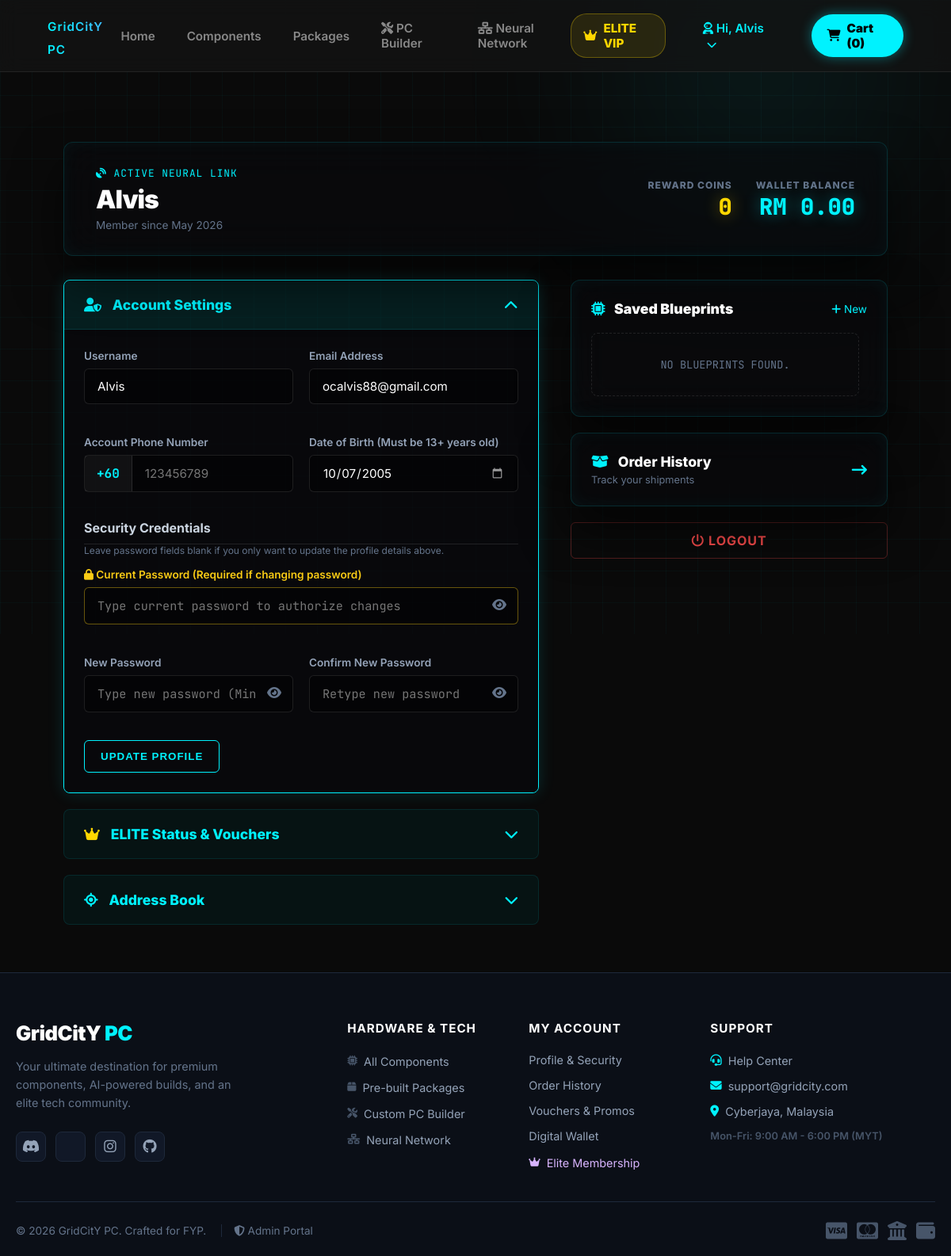
/profile.php (signed in), run on an earlier commit of the app's database.
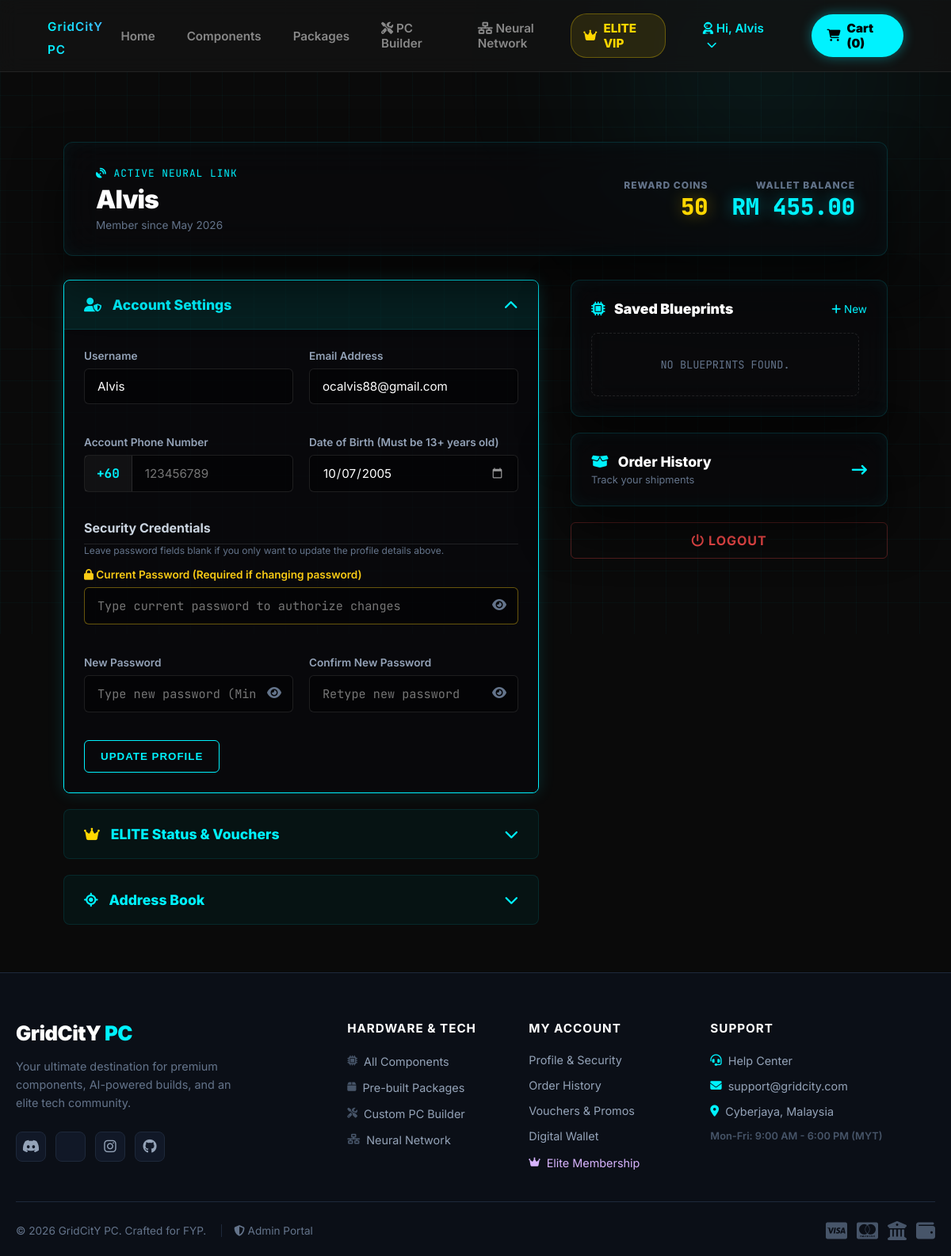
And on a later commit of the database.
### tables this page shows
CREATE TABLE `customers` (
  `customer_id` int(11) NOT NULL,
  `username` varchar(150) DEFAULT NULL,
  `first_name` varchar(50) DEFAULT NULL,
  `last_name` varchar(50) DEFAULT NULL,
  `email` varchar(100) NOT NULL,
  `password` varchar(255) NOT NULL,
  `phone_number` varchar(20) DEFAULT NULL,
  `birthday` date DEFAULT NULL,
  `wallet_balance` decimal(10,2) NOT NULL DEFAULT 0.00,
  `reward_coins` int(11) NOT NULL DEFAULT 0,
  `membership_tier` varchar(20) DEFAULT 'Standard',
  `vip_expiry_date` datetime DEFAULT NULL,
  `auto_renew` tinyint(1) DEFAULT 0,
  `default_shipping_address` text DEFAULT NULL,
  `account_status` varchar(20) DEFAULT 'Active',
  `reset_token` varchar(6) DEFAULT NULL,
  `reset_token_expire` datetime DEFAULT NULL,
  `pref_gamer` int(11) DEFAULT 0,
  `pref_creator` int(11) DEFAULT 0,
  `pref_student` int(11) DEFAULT 0,
  `pref_enthusiast` int(11) DEFAULT 0,
  `created_at` datetime DEFAULT current_timestamp()
);

### profile.php (the view, shortened to what the changed rows need)
<?php
require_once 'config.php';
$customer_id = $_SESSION['customer_id'];
$open_acc = 'account';
$user = $conn->query("SELECT * FROM customers WHERE customer_id = $customer_id")->fetch_assoc();
?>
<!DOCTYPE html>
<html lang="en">
<head>
    <link rel="stylesheet" href="https://cdnjs.cloudflare.com/ajax/libs/font-awesome/6.4.0/css/all.min.css">
    <link rel="stylesheet" href="css/style.css">
</head>
<body>
<?php include 'includes/header.php'; ?>
<div class="dashboard-container">
    <div class="tech-auth-card identity-banner">
        <div class="user-info-large">
            <p><i class="fas fa-satellite-dish"></i> ACTIVE NEURAL LINK</p>
            <h1><?php echo htmlspecialchars($user['username']); ?></h1>
            <div style="font-size: 0.85rem; color: #64748b; margin-top: 5px;">Member since <?php echo date('M Y', strtotime($user['created_at'])); ?></div>
        </div>
        <div class="balance-badge">
            <div class="bal-item coins">
                <span>REWARD COINS</span>
                <h4><?php echo number_format($user['reward_coins']); ?></h4>
            </div>
            <div class="bal-item credits">
                <span>WALLET BALANCE</span>
                <h4>RM <?php echo number_format($user['wallet_balance'], 2); ?></h4>
            </div>
        </div>
    </div>
    <div class="dashboard-grid">
        <div class="main-column">
            <div class="accordion-item <?php echo $open_acc == 'account' ? 'active' : ''; ?>" id="acc-account">
                <div class="accordion-content">
                    <form method="POST">
                        <div style="display: grid; grid-template-columns: 1fr 1fr; gap: 20px;">
                            <div class="tech-input-group">
                                <label class="tech-label">Username</label>
                                <input type="text" name="username" class="tech-input" value="<?php echo htmlspecialchars($user['username']); ?>" pattern="[a-zA-Z0-9_]{3,20}" title="3-20 letters, numbers, or underscores" required>
                            </div>
                            <div class="tech-input-group">
                                <label class="tech-label">Email Address</label>
                                <input type="email" name="email" class="tech-input" value="<?php echo htmlspecialchars($user['email']); ?>" required>
                            </div>
                            <div class="tech-input-group">
    <label class="tech-label">Date of Birth (Must be 13+ years old)</label>
    <?php
        $max_bday = date('Y-m-d', strtotime('-13 years'));
        $min_bday = '1900-01-01';
    ?>
    <input type="date" name="birthday" class="tech-input" value="<?php echo htmlspecialchars($user['birthday']); ?>" min="<?php echo $min_bday; ?>" max="<?php echo $max_bday; ?>">
</div>
                        </div>
                    </form>
                </div>
            </div>
        </div>
    </div>
</div>
</body>
</html>

What changed in the data, as far as the page shows it:
changed customers "Alvis": reward_coins "0" → "50"; wallet_balance "0.00" → "455.00"
